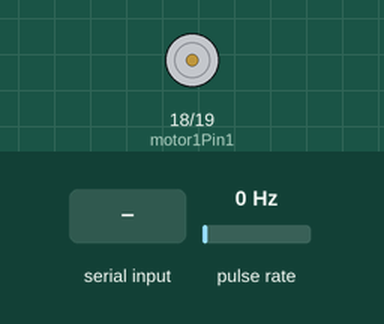
This sketch was run on a simulated ESP32. On the bench: motor-driver pin pairs drawn as motors (green arrow = first pin HIGH = forward, orange = second pin HIGH = backward, longer = more drive, scaled by the enable pin). Wiring (inferred from the names in the program): pulse sensor: data GPIO 13. The test bench sets the inputs (shaded band); at power-on: pulse rate 0 Hz. What the sketch prints to the serial monitor is not drawn.

Above: at 1.2 s.
1.3 s: "start\n" received over Serial
At 2.5 s:
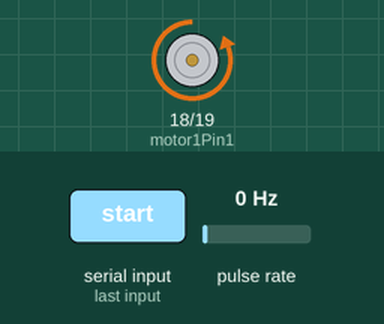
4.6 s: pulse rate (sensor on GPIO 13) set to 28 Hz
7.6 s: pulse rate (sensor on GPIO 13) set to 34 Hz
Timing chart, 0 to 10.3 s (numbered marks = the images above; inputs shaded):
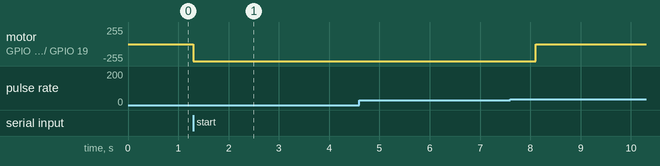

Measured:
- after the input at 1.3 s, motor on GPIO 18 (motor1Pin1) / GPIO 19 (motor1Pin2): stopped → backward 255/255 at once
- after the input at 4.6 s, every drawn part: stays the same

The sketch:

pluseCounter.ino
```cpp
#define ENCODER_PIN 13
#define RESOLUTION 40  // 20 ช่อง x 2 edge = 40 counts ต่อรอบ

// Motor A (PWM ผ่าน ledc)
const int motor1Pin1 = 18;
const int motor1Pin2 = 19;
const int enable1Pin = 26;

int dutyCycle = 255;

volatile unsigned long gulCount = 0;
volatile unsigned long lastInterruptTime = 0;
const unsigned long debounceDelay = 4000;  // หน่วงขอบสัญญาณ (us)

const unsigned int targetRevolutions = 5;
const unsigned int targetCount = targetRevolutions * RESOLUTION;

bool motorRunning = false;

// ประกาศฟังก์ชัน interrupt handler ไว้ก่อนใช้งาน
void IRAM_ATTR COUNT();

void setup() {
  Serial.begin(115200);

  pinMode(motor1Pin1, OUTPUT);
  pinMode(motor1Pin2, OUTPUT);
  pinMode(enable1Pin, OUTPUT);

  pinMode(ENCODER_PIN, INPUT);
  attachInterrupt(digitalPinToInterrupt(ENCODER_PIN), COUNT, CHANGE);

  stopMotor();
  Serial.println("พิมพ์ 'start' แล้วกด Enter เพื่อเริ่มหมุนมอเตอร์ 5 รอบ");
}

void loop() {
  if (!motorRunning && Serial.available()) {
    String input = Serial.readStringUntil('\n');
    input.trim();
    if (input == "start") {
      gulCount = 0;
      attachInterrupt(digitalPinToInterrupt(ENCODER_PIN), COUNT, CHANGE);
      motorRunning = true;
      runMotorForward();
      Serial.println("มอเตอร์เริ่มหมุน...");
    }
  }

  if (motorRunning && gulCount >= targetCount - 1) {
    detachInterrupt(digitalPinToInterrupt(ENCODER_PIN));  // ปิดการนับก่อน
    stopMotor();
    delay(10);  // ให้ระบบพักก่อนเผื่อ WDT
    motorRunning = false;

    Serial.print("ครบ ");
    Serial.print(targetRevolutions);
    Serial.print(" รอบแล้ว (นับได้ ");
    Serial.print(gulCount);
    Serial.println(" ครั้ง)");
    Serial.println("พิมพ์ 'start' เพื่อเริ่มใหม่");
  }
}

void runMotorForward() {
  digitalWrite(motor1Pin1, LOW);
  digitalWrite(motor1Pin2, HIGH);
  analogWrite(enable1Pin, dutyCycle);
}

void stopMotor() {
  digitalWrite(motor1Pin1, LOW);
  digitalWrite(motor1Pin2, LOW);
  analogWrite(enable1Pin, 0);
}

void IRAM_ATTR COUNT() {
  unsigned long now = micros();
  if (now - lastInterruptTime > debounceDelay) {
    gulCount++;
    Serial.println(gulCount);
    lastInterruptTime = now;
  }
}
```
